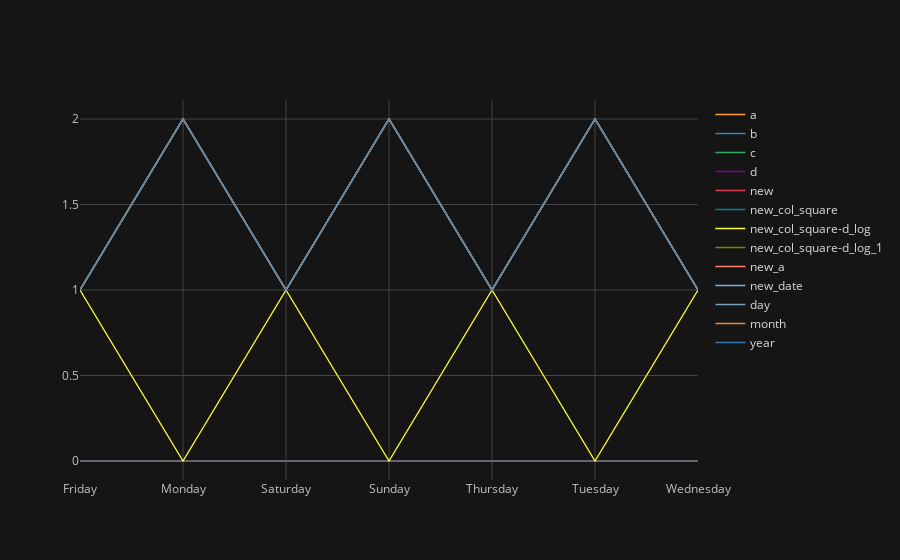

Notebook code cell kept with this figure:
### Code cell
df1.iplot();

### Figure 1 — Plotly figure (JSON) as saved in the notebook; plotly's stock layout.template omitted (floating-point values rounded to 4 significant figures)
{"data": [{"line": {"color": "rgba(255, 153, 51, 1.0)", "dash": "solid", "shape": "linear", "width": 1.3}, "mode": "lines", "name": "a", "text": "", "type": "scatter", "x": ["Friday", "Monday", "Saturday", "Sunday", "Thursday", "Tuesday", "Wednesday"], "y": [1, 2, 1, 2, 1, 2, 1]}, {"line": {"color": "rgba(55, 128, 191, 1.0)", "dash": "solid", "shape": "linear", "width": 1.3}, "mode": "lines", "name": "b", "text": "", "type": "scatter", "x": ["Friday", "Monday", "Saturday", "Sunday", "Thursday", "Tuesday", "Wednesday"], "y": [1, 2, 1, 2, 1, 2, 1]}, {"line": {"color": "rgba(50, 171, 96, 1.0)", "dash": "solid", "shape": "linear", "width": 1.3}, "mode": "lines", "name": "c", "text": "", "type": "scatter", "x": ["Friday", "Monday", "Saturday", "Sunday", "Thursday", "Tuesday", "Wednesday"], "y": [1, 2, 1, 2, 1, 2, 1]}, {"line": {"color": "rgba(128, 0, 128, 1.0)", "dash": "solid", "shape": "linear", "width": 1.3}, "mode": "lines", "name": "d", "text": "", "type": "scatter", "x": ["Friday", "Monday", "Saturday", "Sunday", "Thursday", "Tuesday", "Wednesday"], "y": [1, 2, 1, 2, 1, 2, 1]}, {"line": {"color": "rgba(219, 64, 82, 1.0)", "dash": "solid", "shape": "linear", "width": 1.3}, "mode": "lines", "name": "new", "text": "", "type": "scatter", "x": ["Friday", "Monday", "Saturday", "Sunday", "Thursday", "Tuesday", "Wednesday"], "y": [1, 2, 1, 2, 1, 2, 1]}, {"line": {"color": "rgba(0, 128, 128, 1.0)", "dash": "solid", "shape": "linear", "width": 1.3}, "mode": "lines", "name": "new_col_square", "text": "", "type": "scatter", "x": ["Friday", "Monday", "Saturday", "Sunday", "Thursday", "Tuesday", "Wednesday"], "y": [1, 2, 1, 2, 1, 2, 1]}, {"line": {"color": "rgba(255, 255, 51, 1.0)", "dash": "solid", "shape": "linear", "width": 1.3}, "mode": "lines", "name": "new_col_square-d_log", "text": "", "type": "scatter", "x": ["Friday", "Monday", "Saturday", "Sunday", "Thursday", "Tuesday", "Wednesday"], "y": [1, 0, 1, 0, 1, 0, 1]}, {"line": {"color": "rgba(128, 128, 0, 1.0)", "dash": "solid", "shape": "linear", "width": 1.3}, "mode": "lines", "name": "new_col_square-d_log_1", "text": "", "type": "scatter", "x": ["Friday", "Monday", "Saturday", "Sunday", "Thursday", "Tuesday", "Wednesday"], "y": [1, 2, 1, 2, 1, 2, 1]}, {"line": {"color": "rgba(251, 128, 114, 1.0)", "dash": "solid", "shape": "linear", "width": 1.3}, "mode": "lines", "name": "new_a", "text": "", "type": "scatter", "x": ["Friday", "Monday", "Saturday", "Sunday", "Thursday", "Tuesday", "Wednesday"], "y": [1, 2, 1, 2, 1, 2, 1]}, {"line": {"color": "rgba(128, 177, 211, 1.0)", "dash": "solid", "shape": "linear", "width": 1.3}, "mode": "lines", "name": "new_date", "text": "", "type": "scatter", "x": ["Friday", "Monday", "Saturday", "Sunday", "Thursday", "Tuesday", "Wednesday"], "y": [1, 2, 1, 2, 1, 2, 1]}, {"line": {"color": "rgba(128, 177, 211, 0.8999999999999999)", "dash": "solid", "shape": "linear", "width": 1.3}, "mode": "lines", "name": "day", "text": "", "type": "scatter", "x": ["Friday", "Monday", "Saturday", "Sunday", "Thursday", "Tuesday", "Wednesday"], "y": [1, 2, 1, 2, 1, 2, 1]}, {"line": {"color": "rgba(255, 153, 51, 0.8999999999999999)", "dash": "solid", "shape": "linear", "width": 1.3}, "mode": "lines", "name": "month", "text": "", "type": "scatter", "x": ["Friday", "Monday", "Saturday", "Sunday", "Thursday", "Tuesday", "Wednesday"], "y": [1, 2, 1, 2, 1, 2, 1]}, {"line": {"color": "rgba(55, 128, 191, 0.8999999999999999)", "dash": "solid", "shape": "linear", "width": 1.3}, "mode": "lines", "name": "year", "text": "", "type": "scatter", "x": ["Friday", "Monday", "Saturday", "Sunday", "Thursday", "Tuesday", "Wednesday"], "y": [1, 2, 1, 2, 1, 2, 1]}], "layout": {"legend": {"bgcolor": "#151516", "font": {"color": "#D9D9D9"}}, "paper_bgcolor": "#151516", "plot_bgcolor": "#151516", "title": {"font": {"color": "#D9D9D9"}}, "xaxis": {"gridcolor": "#434343", "showgrid": true, "tickfont": {"color": "#C2C2C2"}, "title": {"font": {"color": "#D9D9D9"}, "text": ""}, "zerolinecolor": "#666570"}, "yaxis": {"gridcolor": "#434343", "showgrid": true, "tickfont": {"color": "#C2C2C2"}, "title": {"font": {"color": "#D9D9D9"}, "text": ""}, "zerolinecolor": "#666570"}}}
